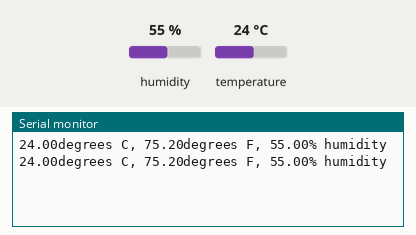
This sketch was run on a simulated Arduino Uno, built with avr-gcc and run on an emulated ATmega328P. Parts: the last lines printed to the serial monitor. Inputs (shaded band) come from the test bench; at power-on: humidity 55 %, temperature 24 °C.

Above: at 1.7 s.
1.8 s: humidity set to 22 %
At 4.3 s:
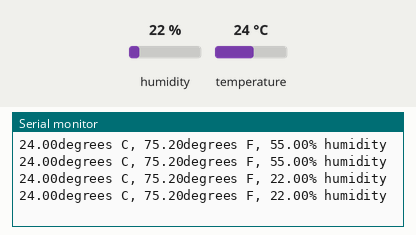
4.5 s: temperature set to 12 °C
At 6.0 s:
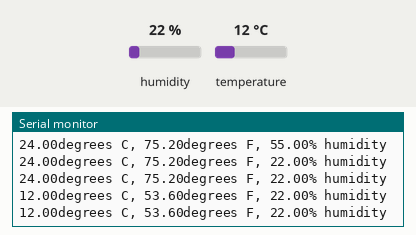
7.2 s: humidity set to 40 %
At 8.4 s:
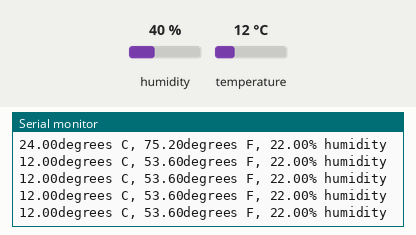
Timing chart, 0 to 10.2 s (numbered marks = the images above; inputs shaded):
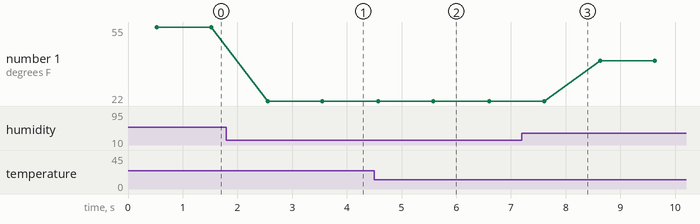

Measured:
- after the input at 1.8 s, the serial monitor: prints a new line after 0.75 s (image 1)
- after the input at 4.5 s, the serial monitor: prints a new line after 0.08 s (image 2)
- plotted number 1: 55 → 22 after the input at 1.8 s, 22 → 40 after the input at 7.2 s

The sketch:

Temperature-humidity-sensor.ino
```cpp
#include "DHT.h"
#define DHTPIN 2
#define DHTTYPE DHT11

float tempF;
float tempC;
float humidity;

int DT=1000;
int SetTime=500;

DHT TH(DHTPIN,DHTTYPE);
void setup() {
  Serial.begin(115200);
  TH.begin();
  delay(SetTime);
}

void loop() {
  tempC=TH.readTemperature();
  tempF=TH.readTemperature(true);
  humidity=TH.readHumidity();
  Serial.print(tempC);
  Serial.print("degrees C, ");
  Serial.print(tempF);
  Serial.print("degrees F, ");
  Serial.print(humidity);
  Serial.println("% humidity");
  delay(DT);
}
```
